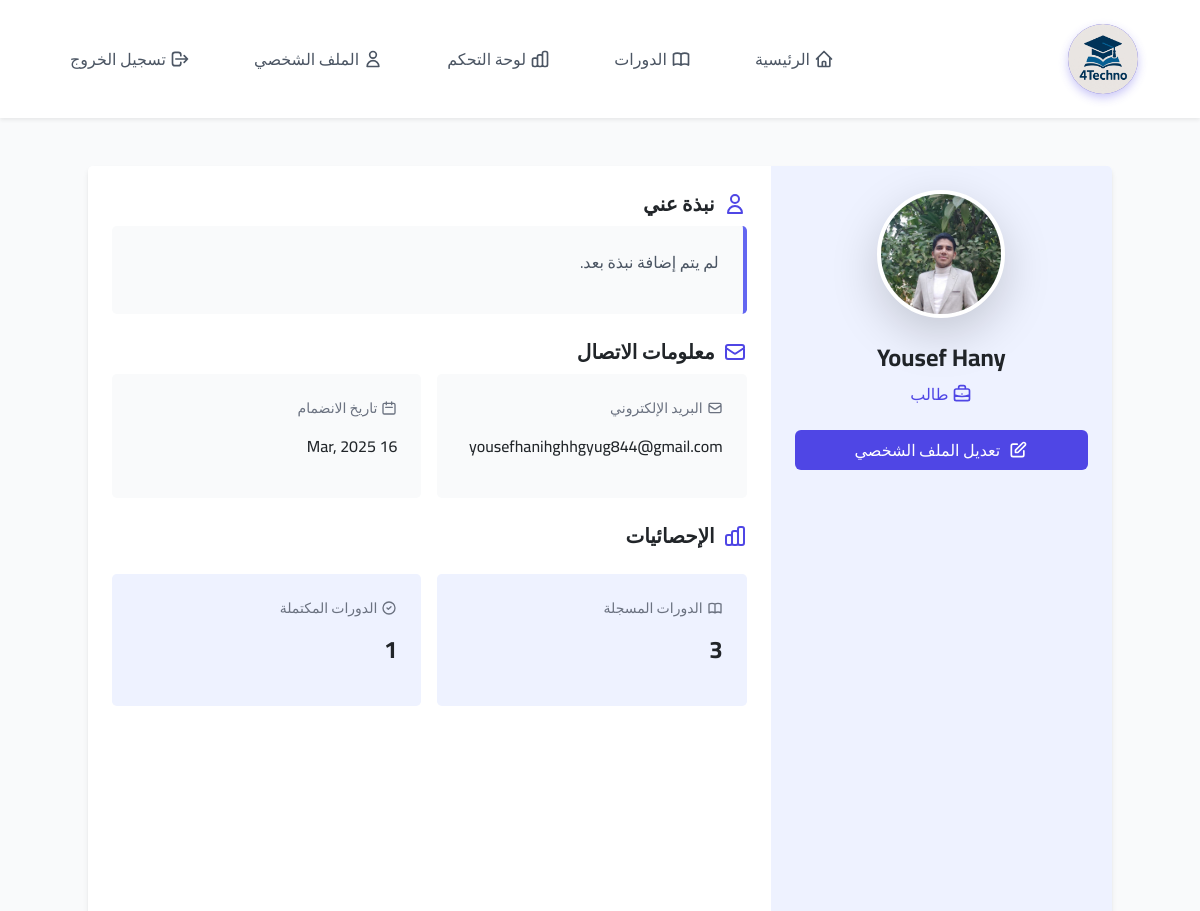
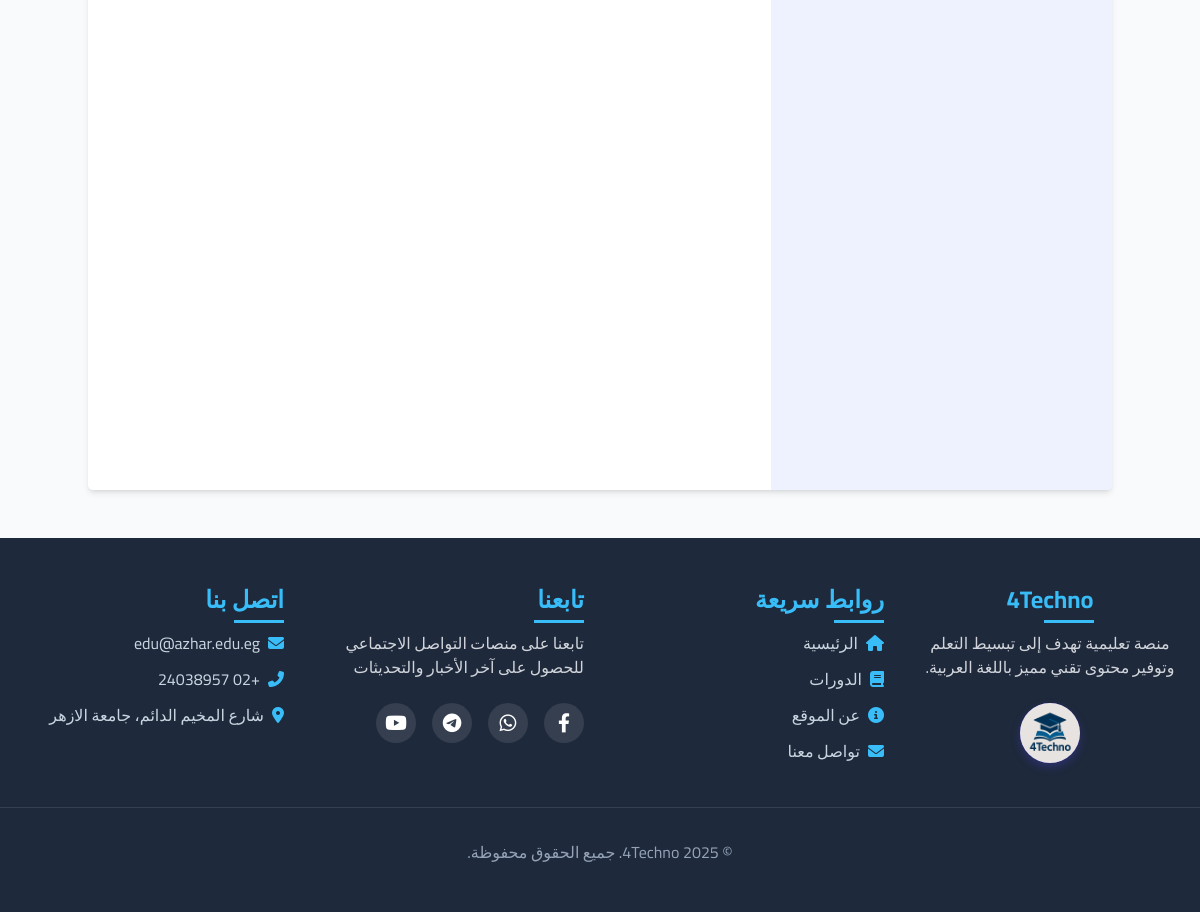
The app's page /profile/ (signed in) with its own data (2 pictures, top to bottom).
### courses/models.py (models this page shows, shortened)
class UserProfile(models.Model):
    user = models.OneToOneField(User, on_delete=models.CASCADE, related_name='profile')
    role = models.CharField(max_length=20, choices=[('student', 'طالب'), ('instructor', 'معلم')], default='student')
    bio = models.TextField(blank=True, null=True)
    profile_picture = models.ImageField(upload_to='profile_pictures/', blank=True, null=True)
    @property
    def is_instructor(self):
        return self.role == 'instructor'

### courses/views.py (the view)
# urls.py: path('profile/', views.profile_view, name='profile'),
@login_required
def profile_view(request):
    user = request.user
    profile = get_object_or_404(UserProfile, user=user)
    if profile.is_instructor:
        courses_count = Course.objects.filter(instructor=user).count()
        students_count = Enrollment.objects.filter(course__instructor=user).values('user').distinct().count()
        courses = Course.objects.filter(instructor=user)
        context = {
            'profile': profile,
            'courses_count': courses_count,
            'students_count': students_count,
            'courses': courses,
        }
    else:
        enrolled_courses_count = Enrollment.objects.filter(user=user).count()
        completed_courses_count = Enrollment.objects.filter(user=user, completed=True).count()
        enrollments = Enrollment.objects.filter(user=user).select_related('course')
        context = {
            'profile': profile,
            'enrolled_courses_count': enrolled_courses_count,
            'completed_courses_count': completed_courses_count,
            'enrollments': enrollments,
        }
    return render(request, 'courses/profile.html', context)

### courses/templates/courses/profile.html (shortened to what this page needs)
{% extends 'courses/base.html' %}
{% block content %}
<div dir="rtl" class="rtl container mx-auto px-4 py-12">
    <div class="max-w-5xl mx-auto">
        <div class="bg-white rounded-lg shadow-md overflow-hidden hover:shadow-lg transition-shadow duration-300">
            <div class="md:flex">
                <div class="md:w-1/3 bg-indigo-50 p-6 flex flex-col items-center">
                    <div class="w-32 h-32 rounded-full overflow-hidden mb-4 bg-gray-200 border-4 border-white shadow-lg transform hover:scale-105 transition-transform duration-300">
                        {% if profile.profile_picture %}
                        <img src="{{ profile.profile_picture.url }}" alt="{{ user.get_full_name }}" class="w-full h-full object-cover">
                        {% endif %}
                    </div>
                    <h1 class="text-2xl font-bold text-center">{{ user.get_full_name|default:user.username }}</h1>
                    <p class="text-indigo-600 mb-4 flex items-center">
                        {{ profile.get_role_display }}
                    </p>
                    <a href="{% url 'profile_edit' %}" class="w-full bg-indigo-600 text-white py-2 px-4 rounded-md hover:bg-indigo-700 transition text-center flex items-center justify-center">
                        <svg xmlns="http://www.w3.org/2000/svg" class="h-5 w-5 ml-2" fill="none" viewBox="0 0 24 24" stroke="currentColor">
                            <path stroke-linecap="round" stroke-linejoin="round" stroke-width="2" d="M11 5H6a2 2 0 00-2 2v11a2 2 0 002 2h11a2 2 0 002-2v-5m-1.414-9.414a2 2 0 112.828 2.828L11.828 15H9v-2.828l8.586-8.586z" />
                        </svg>
                        تعديل الملف الشخصي
                    </a>
                </div>
                <div class="md:w-2/3 p-6 text-right">
                    <div class="mb-6 transform hover:-translate-y-1 transition-transform duration-300">
                        <h2 class="text-xl font-bold mb-2 flex items-center">
                            <svg xmlns="http://www.w3.org/2000/svg" class="h-6 w-6 ml-2 text-indigo-600" fill="none" viewBox="0 0 24 24" stroke="currentColor">
                                <path stroke-linecap="round" stroke-linejoin="round" stroke-width="2" d="M16 7a4 4 0 11-8 0 4 4 0 018 0zM12 14a7 7 0 00-7 7h14a7 7 0 00-7-7z" />
                            </svg>
                            نبذة عني
                        </h2>
                        <div class="bg-gray-50 p-4 rounded-lg border-r-4 border-indigo-500">
                            <p class="text-gray-600">
                                {% if profile.bio %}
                                {{ profile.bio }}
                                {% else %}
                                لم يتم إضافة نبذة بعد.
                                {% endif %}
                            </p>
                        </div>
                    </div>
                    <div class="mb-6 transform hover:-translate-y-1 transition-transform duration-300">
                        <h2 class="text-xl font-bold mb-2 flex items-center">
                            <svg xmlns="http://www.w3.org/2000/svg" class="h-6 w-6 ml-2 text-indigo-600" fill="none" viewBox="0 0 24 24" stroke="currentColor">
                                <path stroke-linecap="round" stroke-linejoin="round" stroke-width="2" d="M3 8l7.89 5.26a2 2 0 002.22 0L21 8M5 19h14a2 2 0 002-2V7a2 2 0 00-2-2H5a2 2 0 00-2 2v10a2 2 0 002 2z" />
                            </svg>
                            معلومات الاتصال
                        </h2>
                        <div class="grid md:grid-cols-2 gap-4">
                            <div class="bg-gray-50 p-4 rounded-lg hover:shadow-md transition-shadow">
                                <p class="text-gray-500 text-sm flex items-center">
                                    <svg xmlns="http://www.w3.org/2000/svg" class="h-4 w-4 ml-1" fill="none" viewBox="0 0 24 24" stroke="currentColor">
                                        <path stroke-linecap="round" stroke-linejoin="round" stroke-width="2" d="M3 8l7.89 5.26a2 2 0 002.22 0L21 8M5 19h14a2 2 0 002-2V7a2 2 0 00-2-2H5a2 2 0 00-2 2v10a2 2 0 002 2z" />
                                    </svg>
                                    البريد الإلكتروني
                                </p>
                                <p class="font-medium">{{ user.email }}</p>
                            </div>
                            <div class="bg-gray-50 p-4 rounded-lg hover:shadow-md transition-shadow">
                                <p class="text-gray-500 text-sm flex items-center">
                                    <svg xmlns="http://www.w3.org/2000/svg" class="h-4 w-4 ml-1" fill="none" viewBox="0 0 24 24" stroke="currentColor">
                                        <path stroke-linecap="round" stroke-linejoin="round" stroke-width="2" d="M8 7V3m8 4V3m-9 8h10M5 21h14a2 2 0 002-2V7a2 2 0 00-2-2H5a2 2 0 00-2 2v12a2 2 0 002 2z" />
                                    </svg>
                                    تاريخ الانضمام
                                </p>
                                <p class="font-medium">{{ user.date_joined|date:"d M, Y" }}</p>
                            </div>
                        </div>
                    </div>
                    {% if profile.is_instructor %}
                    <div class="mb-6 transform hover:-translate-y-1 transition-transform duration-300">
                        <h2 class="text-xl font-bold mb-4 flex items-center">
                            <svg xmlns="http://www.w3.org/2000/svg" class="h-6 w-6 ml-2 text-indigo-600" fill="none" viewBox="0 0 24 24" stroke="currentColor">
                                <path stroke-linecap="round" stroke-linejoin="round" stroke-width="2" d="M9 19v-6a2 2 0 00-2-2H5a2 2 0 00-2 2v6a2 2 0 002 2h2a2 2 0 002-2zm0 0V9a2 2 0 012-2h2a2 2 0 012 2v10m-6 0a2 2 0 002 2h2a2 2 0 002-2m0 0V5a2 2 0 012-2h2a2 2 0 012 2v14a2 2 0 01-2 2h-2a2 2 0 01-2-2z" />
                            </svg>
                            الإحصائيات
                        </h2>
                        <div class="grid md:grid-cols-2 gap-4">
                            <div class="bg-indigo-50 p-4 rounded-lg hover:shadow-md transition-shadow">
                                <p class="text-gray-500 text-sm flex items-center">
                                    <svg xmlns="http://www.w3.org/2000/svg" class="h-4 w-4 ml-1" fill="none" viewBox="0 0 24 24" stroke="currentColor">
                                        <path stroke-linecap="round" stroke-linejoin="round" stroke-width="2" d="M12 6.253v13m0-13C10.832 5.477 9.246 5 7.5 5S4.168 5.477 3 6.253v13C4.168 18.477 5.754 18 7.5 18s3.332.477 4.5 1.253m0-13C13.168 5.477 14.754 5 16.5 5c1.747 0 3.332.477 4.5 1.253v13C19.832 18.477 18.247 18 16.5 18c-1.746 0-3.332.477-4.5 1.253" />
                                    </svg>
                                    الدورات
                                </p>
                                <p class="text-2xl font-bold">{{ courses_count }}</p>
                            </div>
                            <div class="bg-indigo-50 p-4 rounded-lg hover:shadow-md transition-shadow">
                                <p class="text-gray-500 text-sm flex items-center">
                                    <svg xmlns="http://www.w3.org/2000/svg" class="h-4 w-4 ml-1" fill="none" viewBox="0 0 24 24" stroke="currentColor">
                                        <path stroke-linecap="round" stroke-linejoin="round" stroke-width="2" d="M12 4.354a4 4 0 110 5.292M15 21H3v-1a6 6 0 0112 0v1zm0 0h6v-1a6 6 0 00-9-5.197M13 7a4 4 0 11-8 0 4 4 0 018 0z" />
                                    </svg>
                                    الطلاب
                                </p>
                                <p class="text-2xl font-bold">{{ students_count }}</p>
                            </div>
                        </div>
                    </div>
                    <div class="animate-fade-in">
                        <h2 class="text-xl font-bold mb-4 flex items-center">
                            <svg xmlns="http://www.w3.org/2000/svg" class="h-6 w-6 ml-2 text-indigo-600" fill="none" viewBox="0 0 24 24" stroke="currentColor">
                                <path stroke-linecap="round" stroke-linejoin="round" stroke-width="2" d="M19 11H5m14 0a2 2 0 012 2v6a2 2 0 01-2 2H5a2 2 0 01-2-2v-6a2 2 0 012-2m14 0V9a2 2 0 00-2-2M5 11V9a2 2 0 012-2m0 0V5a2 2 0 012-2h6a2 2 0 012 2v2M7 7h10" />
                            </svg>
                            الدورات التي أقوم بتدريسها
                        </h2>
                        <div class="space-y-4">
                            {% for course in courses %}
                            <div class="border border-gray-200 rounded-md p-4 hover:bg-gray-50 hover:shadow-md transition-all transform hover:-translate-y-1">
                                <div class="flex justify-between items-center">
                                    <h3 class="font-bold">{{ course.title }}</h3>
                                    <span class="text-sm bg-indigo-100 text-indigo-800 py-1 px-3 rounded-full flex items-center">
                                        <svg xmlns="http://www.w3.org/2000/svg" class="h-4 w-4 ml-1" fill="none" viewBox="0 0 24 24" stroke="currentColor">
                                            <path stroke-linecap="round" stroke-linejoin="round" stroke-width="2" d="M17 20h5v-2a3 3 0 00-5.356-1.857M17 20H7m10 0v-2c0-.656-.126-1.283-.356-1.857M7 20H2v-2a3 3 0 015.356-1.857M7 20v-2c0-.656.126-1.283.356-1.857m0 0a5.002 5.002 0 019.288 0M15 7a3 3 0 11-6 0 3 3 0 016 0zm6 3a2 2 0 11-4 0 2 2 0 014 0zM7 10a2 2 0 11-4 0 2 2 0 014 0z" />
                                        </svg>
                                        {{ course.enrollments.count }} طالب
                                    </span>
                                </div>
                                <p class="text-gray-600 text-sm mt-2">{{ course.description|truncatechars:100 }}</p>
                                <div class="mt-4 flex justify-between">
                                    <a href="{% url 'course_detail' course.id %}" class="text-indigo-600 hover:text-indigo-800 flex items-center">
                                        <svg xmlns="http://www.w3.org/2000/svg" class="h-4 w-4 ml-1" fill="none" viewBox="0 0 24 24" stroke="currentColor">
                                            <path stroke-linecap="round" stroke-linejoin="round" stroke-width="2" d="M15 12a3 3 0 11-6 0 3 3 0 016 0z" />
                                            <path stroke-linecap="round" stroke-linejoin="round" stroke-width="2" d="M2.458 12C3.732 7.943 7.523 5 12 5c4.478 0 8.268 2.943 9.542 7-1.274 4.057-5.064 7-9.542 7-4.477 0-8.268-2.943-9.542-7z" />
                                        </svg>
                                        عرض الدورة
                                    </a>
                                    <a href="{% url 'edit_course' course.id %}" class="text-indigo-600 hover:text-indigo-800 flex items-center">
                                        <svg xmlns="http://www.w3.org/2000/svg" class="h-4 w-4 ml-1" fill="none" viewBox="0 0 24 24" stroke="currentColor">
                                            <path stroke-linecap="round" stroke-linejoin="round" stroke-width="2" d="M11 5H6a2 2 0 00-2 2v11a2 2 0 002 2h11a2 2 0 002-2v-5m-1.414-9.414a2 2 0 112.828 2.828L11.828 15H9v-2.828l8.586-8.586z" />
                                        </svg>
                                        تعديل
                                    </a>
                                </div>
                            </div>
                            {% empty %}
                            <div class="text-center p-8 bg-gray-50 rounded-lg border border-dashed border-gray-300">
                                <svg xmlns="http://www.w3.org/2000/svg" class="h-12 w-12 mx-auto text-gray-400 mb-4" fill="none" viewBox="0 0 24 24" stroke="currentColor">
                                    <path stroke-linecap="round" stroke-linejoin="round" stroke-width="2" d="M12 6.253v13m0-13C10.832 5.477 9.246 5 7.5 5S4.168 5.477 3 6.253v13C4.168 18.477 5.754 18 7.5 18s3.332.477 4.5 1.253m0-13C13.168 5.477 14.754 5 16.5 5c1.747 0 3.332.477 4.5 1.253v13C19.832 18.477 18.247 18 16.5 18c-1.746 0-3.332.477-4.5 1.253" />
                                </svg>
                                <p class="text-gray-500">لم تقم بإنشاء أي دورات بعد.</p>
                                <a href="{% url 'create_course' %}" class="mt-4 inline-block bg-indigo-600 text-white py-2 px-4 rounded-md hover:bg-indigo-700 transition">
                                    إنشاء دورة جديدة
                                </a>
                            </div>
                            {% endfor %}
                        </div>
                    </div>
                    {% else %}
                    <div class="mb-6 transform hover:-translate-y-1 transition-transform duration-300">
                        <h2 class="text-xl font-bold mb-4 flex items-center">
                            الإحصائيات
                        </h2>
                        <div class="grid md:grid-cols-2 gap-4">
                            <div class="bg-indigo-50 p-4 rounded-lg hover:shadow-md transition-shadow">
                                <p class="text-gray-500 text-sm flex items-center">
                                    الدورات المسجلة
                                </p>
                                <p class="text-2xl font-bold">{{ enrolled_courses_count }}</p>
                            </div>
                            <div class="bg-indigo-50 p-4 rounded-lg hover:shadow-md transition-shadow">
                                <p class="text-gray-500 text-sm flex items-center">
                                    <svg xmlns="http://www.w3.org/2000/svg" class="h-4 w-4 ml-1" fill="none" viewBox="0 0 24 24" stroke="currentColor">
                                        <path stroke-linecap="round" stroke-linejoin="round" stroke-width="2" d="M9 12l2 2 4-4m6 2a9 9 0 11-18 0 9 9 0 0118 0z" />
                                    </svg>
                                    الدورات المكتملة
                                </p>
                                <p class="text-2xl font-bold">{{ completed_courses_count }}</p>
                            </div>
                        </div>
                    </div>
                    {% endif %}
                </div>
            </div>
        </div>
    </div>
</div>
{% endblock %}

### courses/templates/courses/base.html (style rules this page uses)
body { direction: rtl; text-align: right; font-family: 'Cairo', sans-serif; }

### records on screen
UserProfile: profile_picture (picture), role "طالب"

### other values on screen
{{ user.get_full_name|default:user.username }} "Yousef Hany"
{{ user.email }} "yousefhanihghhgyug844@gmail.com"
{{ user.date_joined|date:"d M, Y" }} "16 Mar, 2025"
{{ enrolled_courses_count }} "3"
{{ completed_courses_count }} "1"
